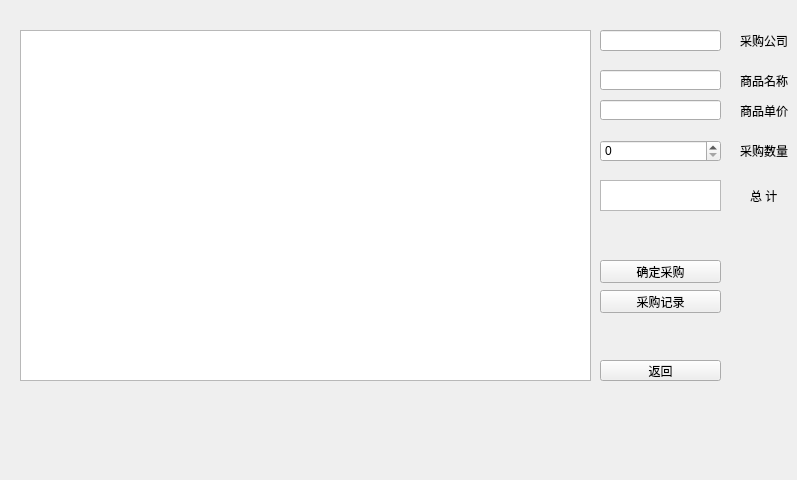
<?xml version="1.0" encoding="UTF-8"?>
<ui version="4.0">
 <class>Buy</class>
 <widget class="QWidget" name="Buy">
  <property name="geometry">
   <rect>
    <x>0</x>
    <y>0</y>
    <width>797</width>
    <height>480</height>
   </rect>
  </property>
  <property name="windowTitle">
   <string>Form</string>
  </property>
  <widget class="QSpinBox" name="goods_num">
   <property name="geometry">
    <rect>
     <x>600</x>
     <y>140</y>
     <width>121</width>
     <height>22</height>
    </rect>
   </property>
  </widget>
  <widget class="QPushButton" name="import_2">
   <property name="geometry">
    <rect>
     <x>600</x>
     <y>260</y>
     <width>121</width>
     <height>23</height>
    </rect>
   </property>
   <property name="text">
    <string>确定采购</string>
   </property>
  </widget>
  <widget class="QPushButton" name="return_main">
   <property name="geometry">
    <rect>
     <x>600</x>
     <y>360</y>
     <width>121</width>
     <height>21</height>
    </rect>
   </property>
   <property name="text">
    <string>返回</string>
   </property>
  </widget>
  <widget class="QTextBrowser" name="goods_total">
   <property name="geometry">
    <rect>
     <x>600</x>
     <y>180</y>
     <width>121</width>
     <height>31</height>
    </rect>
   </property>
  </widget>
  <widget class="QLabel" name="label">
   <property name="geometry">
    <rect>
     <x>740</x>
     <y>30</y>
     <width>54</width>
     <height>21</height>
    </rect>
   </property>
   <property name="text">
    <string>采购公司</string>
   </property>
  </widget>
  <widget class="QLabel" name="label_2">
   <property name="geometry">
    <rect>
     <x>740</x>
     <y>70</y>
     <width>54</width>
     <height>21</height>
    </rect>
   </property>
   <property name="text">
    <string>商品名称</string>
   </property>
  </widget>
  <widget class="QLabel" name="label_3">
   <property name="geometry">
    <rect>
     <x>740</x>
     <y>100</y>
     <width>54</width>
     <height>21</height>
    </rect>
   </property>
   <property name="text">
    <string>商品单价</string>
   </property>
  </widget>
  <widget class="QLabel" name="label_4">
   <property name="geometry">
    <rect>
     <x>740</x>
     <y>140</y>
     <width>54</width>
     <height>21</height>
    </rect>
   </property>
   <property name="text">
    <string>采购数量</string>
   </property>
  </widget>
  <widget class="QLabel" name="label_5">
   <property name="geometry">
    <rect>
     <x>750</x>
     <y>180</y>
     <width>41</width>
     <height>31</height>
    </rect>
   </property>
   <property name="text">
    <string>总 计</string>
   </property>
  </widget>
  <widget class="QLineEdit" name="goods_company">
   <property name="geometry">
    <rect>
     <x>600</x>
     <y>30</y>
     <width>121</width>
     <height>21</height>
    </rect>
   </property>
  </widget>
  <widget class="QLineEdit" name="goods_name">
   <property name="geometry">
    <rect>
     <x>600</x>
     <y>70</y>
     <width>121</width>
     <height>20</height>
    </rect>
   </property>
  </widget>
  <widget class="QLineEdit" name="goods_price">
   <property name="geometry">
    <rect>
     <x>600</x>
     <y>100</y>
     <width>121</width>
     <height>20</height>
    </rect>
   </property>
  </widget>
  <widget class="QTextBrowser" name="goods">
   <property name="geometry">
    <rect>
     <x>20</x>
     <y>30</y>
     <width>571</width>
     <height>351</height>
    </rect>
   </property>
  </widget>
  <widget class="QPushButton" name="history">
   <property name="geometry">
    <rect>
     <x>600</x>
     <y>290</y>
     <width>121</width>
     <height>23</height>
    </rect>
   </property>
   <property name="text">
    <string>采购记录</string>
   </property>
  </widget>
 </widget>
 <resources/>
 <connections/>
</ui>
